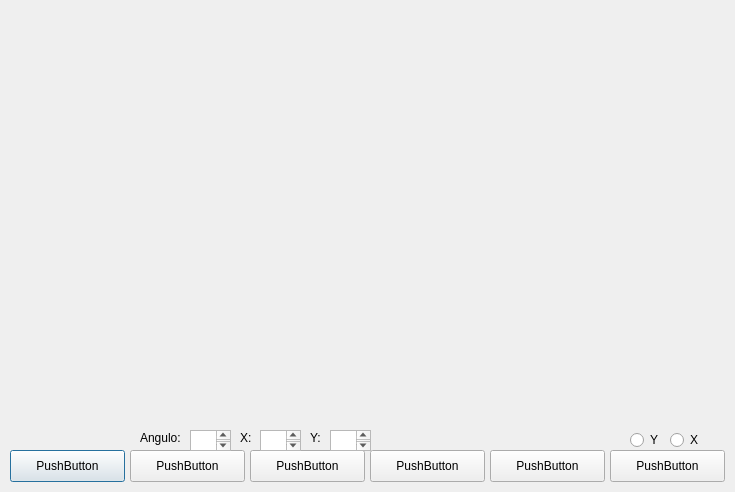
<?xml version="1.0" encoding="UTF-8"?>
<ui version="4.0">
 <class>PrismaTriangular</class>
 <widget class="QDialog" name="PrismaTriangular">
  <property name="geometry">
   <rect>
    <x>0</x>
    <y>0</y>
    <width>735</width>
    <height>492</height>
   </rect>
  </property>
  <property name="windowTitle">
   <string>Dialog</string>
  </property>
  <widget class="QPushButton" name="pushButton">
   <property name="geometry">
    <rect>
     <x>10</x>
     <y>450</y>
     <width>115</width>
     <height>32</height>
    </rect>
   </property>
   <property name="text">
    <string>PushButton</string>
   </property>
  </widget>
  <widget class="QPushButton" name="pushButton_2">
   <property name="geometry">
    <rect>
     <x>130</x>
     <y>450</y>
     <width>115</width>
     <height>32</height>
    </rect>
   </property>
   <property name="text">
    <string>PushButton</string>
   </property>
  </widget>
  <widget class="QPushButton" name="pushButton_3">
   <property name="geometry">
    <rect>
     <x>250</x>
     <y>450</y>
     <width>115</width>
     <height>32</height>
    </rect>
   </property>
   <property name="text">
    <string>PushButton</string>
   </property>
  </widget>
  <widget class="QPushButton" name="pushButton_4">
   <property name="geometry">
    <rect>
     <x>370</x>
     <y>450</y>
     <width>115</width>
     <height>32</height>
    </rect>
   </property>
   <property name="text">
    <string>PushButton</string>
   </property>
  </widget>
  <widget class="QPushButton" name="pushButton_5">
   <property name="geometry">
    <rect>
     <x>490</x>
     <y>450</y>
     <width>115</width>
     <height>32</height>
    </rect>
   </property>
   <property name="text">
    <string>PushButton</string>
   </property>
  </widget>
  <widget class="QPushButton" name="pushButton_6">
   <property name="geometry">
    <rect>
     <x>610</x>
     <y>450</y>
     <width>115</width>
     <height>32</height>
    </rect>
   </property>
   <property name="text">
    <string>PushButton</string>
   </property>
  </widget>
  <widget class="QRadioButton" name="radioButton">
   <property name="geometry">
    <rect>
     <x>630</x>
     <y>430</y>
     <width>31</width>
     <height>20</height>
    </rect>
   </property>
   <property name="text">
    <string>Y</string>
   </property>
  </widget>
  <widget class="QRadioButton" name="radioButton_2">
   <property name="geometry">
    <rect>
     <x>670</x>
     <y>430</y>
     <width>31</width>
     <height>20</height>
    </rect>
   </property>
   <property name="text">
    <string>X</string>
   </property>
  </widget>
  <widget class="QPlainTextEdit" name="plainTextEdit">
   <property name="geometry">
    <rect>
     <x>260</x>
     <y>430</y>
     <width>41</width>
     <height>21</height>
    </rect>
   </property>
  </widget>
  <widget class="QPlainTextEdit" name="plainTextEdit_2">
   <property name="geometry">
    <rect>
     <x>330</x>
     <y>430</y>
     <width>41</width>
     <height>21</height>
    </rect>
   </property>
  </widget>
  <widget class="QLabel" name="label">
   <property name="geometry">
    <rect>
     <x>240</x>
     <y>430</y>
     <width>16</width>
     <height>16</height>
    </rect>
   </property>
   <property name="text">
    <string>X:</string>
   </property>
  </widget>
  <widget class="QLabel" name="label_2">
   <property name="geometry">
    <rect>
     <x>310</x>
     <y>430</y>
     <width>16</width>
     <height>16</height>
    </rect>
   </property>
   <property name="text">
    <string>Y:</string>
   </property>
  </widget>
  <widget class="QPlainTextEdit" name="plainTextEdit_3">
   <property name="geometry">
    <rect>
     <x>190</x>
     <y>430</y>
     <width>41</width>
     <height>21</height>
    </rect>
   </property>
  </widget>
  <widget class="QLabel" name="label_3">
   <property name="geometry">
    <rect>
     <x>140</x>
     <y>430</y>
     <width>59</width>
     <height>16</height>
    </rect>
   </property>
   <property name="text">
    <string>Angulo:</string>
   </property>
  </widget>
 </widget>
 <resources/>
 <connections/>
</ui>
